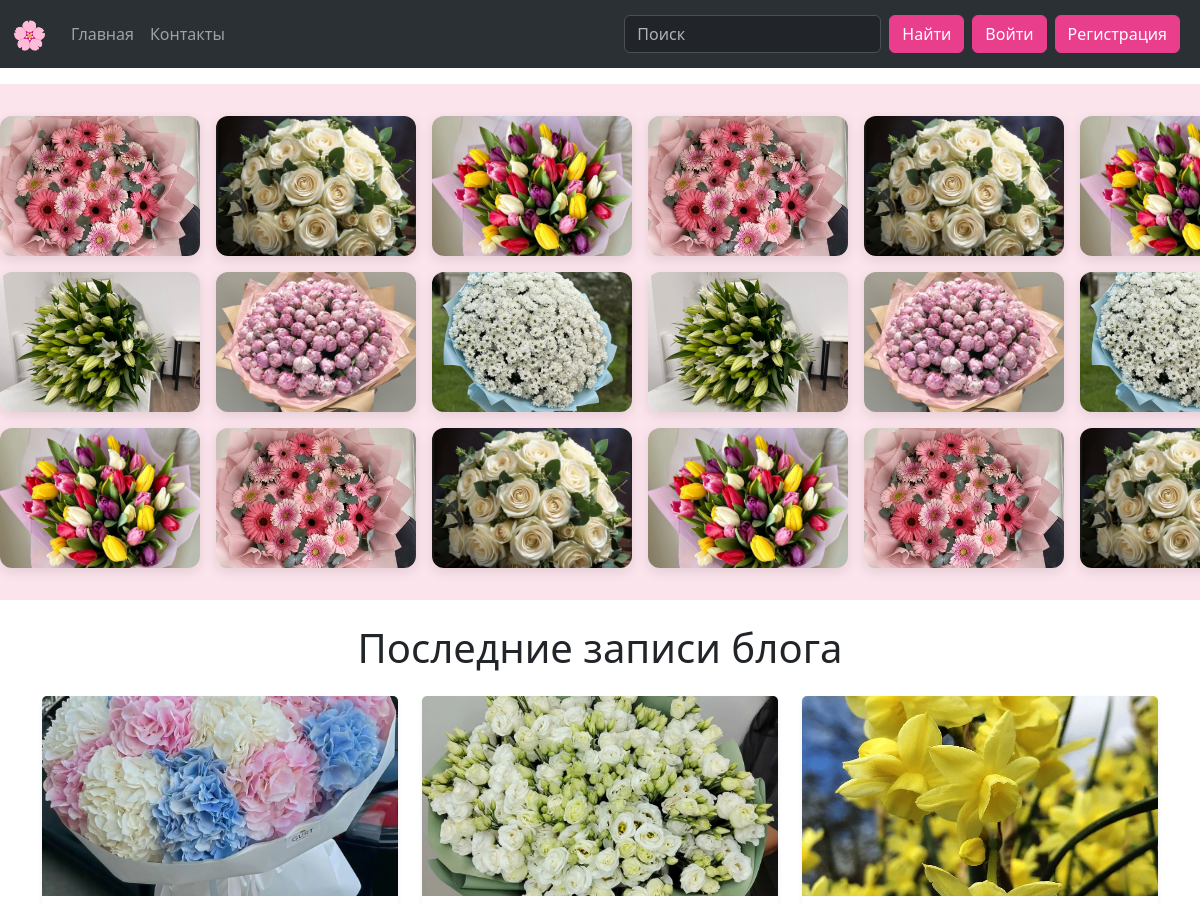
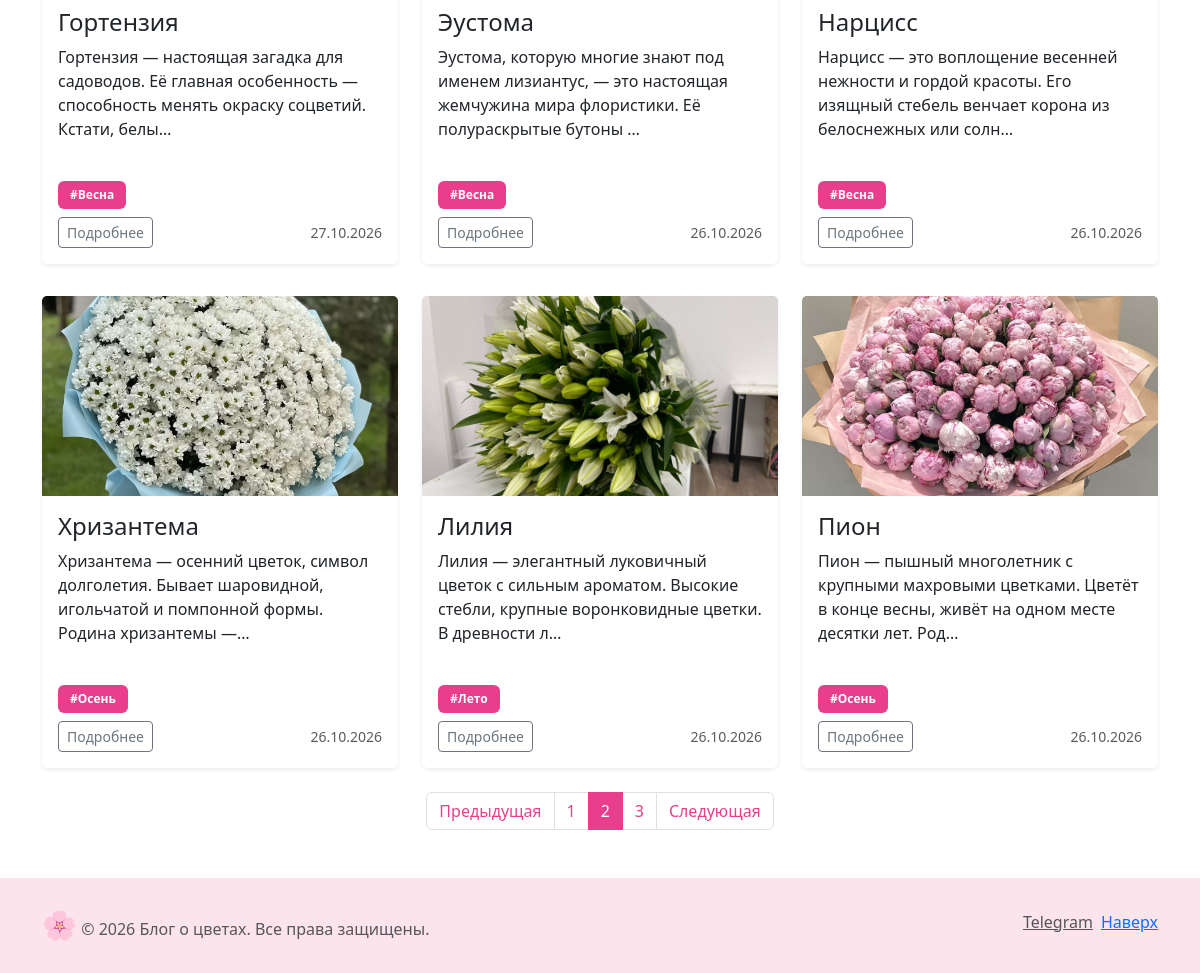
Screenshot of /?page=2 with the database file from the repository (2 pictures, top to bottom).
### myblog/models.py (models this page shows, shortened)
class Post(models.Model):
    title = models.CharField(max_length=200, verbose_name="Заголовок")
    slug = models.SlugField(max_length=200, unique=True, verbose_name="URL")
    author = models.ForeignKey(User, on_delete=models.CASCADE, verbose_name="Автор")
    category = models.ForeignKey(Category, on_delete=models.CASCADE, verbose_name="Категория")
    content = models.TextField(verbose_name="Текст поста")
    image = models.ImageField(upload_to='posts/', blank=True, null=True, verbose_name="Картинка")
    created_at = models.DateTimeField(auto_now_add=True, verbose_name="Дата публикации")
    updated_at = models.DateTimeField(auto_now=True, verbose_name="Дата обновления")
    is_published = models.BooleanField(default=True, verbose_name="Опубликовано")
    tags = TaggableManager(blank=True) # <-- НОВОЕ ПОЛЕ
    class Meta:
        verbose_name = 'Пост'
        verbose_name_plural = 'Посты'
        ordering = ['-created_at']

### myblog/views.py (the view)
# urls.py: path('', views.home, name='home'),
def home(request):
    posts_list = Post.objects.filter(is_published=True).order_by('-created_at')
    paginator = Paginator(posts_list, 6)
    page_number = request.GET.get('page')
    page_obj = paginator.get_page(page_number)
    return render(request, 'myblog/index.html', {'page_obj': page_obj})

### myblog/templates/myblog/index.html (shortened to what this page needs)
{% extends 'myblog/base.html' %}
{% load static %}
{% block content %}
<section class="flower-marquee">
  <div class="flower-track">
    <img src="{% static 'myblog/img/gerbera.jpg' %}" class="flower-slide" alt="">
    <img src="{% static 'myblog/img/roza.jpg' %}" class="flower-slide" alt="">
    <img src="{% static 'myblog/img/tyulpan.jpg' %}" class="flower-slide" alt="">
    <img src="{% static 'myblog/img/gerbera.jpg' %}" class="flower-slide" alt="">
    <img src="{% static 'myblog/img/roza.jpg' %}" class="flower-slide" alt="">
    <img src="{% static 'myblog/img/tyulpan.jpg' %}" class="flower-slide" alt="">
  </div>
  <div class="flower-track flower-track--reverse">
    <img src="{% static 'myblog/img/liliya.jpg' %}" class="flower-slide" alt="">
    <img src="{% static 'myblog/img/pion.jpg' %}" class="flower-slide" alt="">
    <img src="{% static 'myblog/img/hrizantema.jpg' %}" class="flower-slide" alt="">
    <img src="{% static 'myblog/img/liliya.jpg' %}" class="flower-slide" alt="">
    <img src="{% static 'myblog/img/pion.jpg' %}" class="flower-slide" alt="">
    <img src="{% static 'myblog/img/hrizantema.jpg' %}" class="flower-slide" alt="">
  </div>
  <div class="flower-track">
    <img src="{% static 'myblog/img/tyulpan.jpg' %}" class="flower-slide" alt="">
    <img src="{% static 'myblog/img/gerbera.jpg' %}" class="flower-slide" alt="">
    <img src="{% static 'myblog/img/roza.jpg' %}" class="flower-slide" alt="">
    <img src="{% static 'myblog/img/tyulpan.jpg' %}" class="flower-slide" alt="">
    <img src="{% static 'myblog/img/gerbera.jpg' %}" class="flower-slide" alt="">
    <img src="{% static 'myblog/img/roza.jpg' %}" class="flower-slide" alt="">
  </div>
</section>
<section class="all-posts mt-4">
  <div class="container">
    <h1 class="my-4 text-center">Последние записи блога</h1>
    <div class="row">
      {% for post in page_obj %}
      <div class="col-md-4">
        <div class="card mb-4 shadow-sm border-0">
          {% if post.image %}
            <img src="{{ post.image.url }}" alt="{{ post.title }}" class="card-img-top">
          {% endif %}
          <div class="card-body">
            <h4 class="card-title">{{ post.title }}</h4>
            <p class="card-text">{{ post.content|truncatechars:120 }}</p>
            <div class="mb-2">
              {% for tag in post.tags.all %}
                <a href="{% url 'tag' tag.slug %}" class="badge text-bg-info text-decoration-none">#{{ tag.name }}</a>
              {% endfor %}
            </div>
            <div class="d-flex justify-content-between align-items-center">
              <div class="btn-group">
                <a href="{% url 'post_detail' post.slug %}" class="btn btn-sm btn-outline-secondary">Подробнее</a>
              </div>
              <small class="text-muted">{{ post.created_at|date:"d.m.Y" }}</small>
            </div>
          </div>
        </div>
      </div>
      {% empty %}
      <div class="col-12 text-center mt-5">
        <p class="lead">Пока нет записей. Добавь их через админку.</p>
      </div>
      {% endfor %}
    </div>
  </div>
</section>
{% if page_obj.has_other_pages %}
<section class="my-pagination mt-4 mb-5">
  <nav aria-label="Paginate me">
    <ul class="pagination justify-content-center">
        {% if page_obj.has_previous %}
            <li class="page-item">
                <a class="page-link text-pink" href="?page={{ page_obj.previous_page_number }}" tabindex="-1">Предыдущая</a>
            </li>
        {% else %}
            <li class="page-item disabled">
                <a class="page-link" href="#" tabindex="-1">Предыдущая</a>
            </li>
        {% endif %}
        {% for page_number in page_obj.paginator.page_range %}
            {% if page_number == page_obj.number %}
                <li class="page-item active"><a class="page-link bg-pink border-pink" href="?page={{ page_number }}">{{ page_number }}</a></li>
            {% else %}
                <li class="page-item"><a class="page-link text-pink" href="?page={{ page_number }}">{{ page_number }}</a></li>
            {% endif %}
        {% endfor %}
        {% if page_obj.has_next %}
            <li class="page-item">
                <a class="page-link text-pink" href="?page={{ page_obj.next_page_number }}">Следующая</a>
            </li>
        {% else %}
            <li class="page-item disabled">
                <a class="page-link" href="#">Следующая</a>
            </li>
        {% endif %}
    </ul>
  </nav>
</section>
{% endif %}
{% endblock %}

### myblog/static/myblog/css/style.css (style rules this page uses)
.card img.card-img-top { width: 100%; height: 200px; object-fit: cover; }
.all-posts .card { height: 100%; border: none; box-shadow: 0 4px 12px rgba(0,0,0,0.05); }
.all-posts .card-body { display: flex; flex-direction: column; }
.all-posts .card-body .card-text { flex-grow: 1; }
.all-posts .row { row-gap: 2rem; }
.my-pagination { margin-top: 2rem; }
.flower-marquee { width: 100vw; overflow: hidden; padding: 2rem 0; background: #fce4ec; margin-left: calc(50% - 50vw); }
.flower-track { display: flex; gap: 1rem; width: max-content; animation: marquee 40s linear infinite; margin-bottom: 1rem; }
.flower-track:last-child { margin-bottom: 0; }
.flower-track--reverse { animation-direction: reverse; }
.flower-slide { width: 200px; height: 140px; object-fit: cover; border-radius: 12px; box-shadow: 0 4px 12px rgba(0, 0, 0, 0.1); flex-shrink: 0; }
.card { border: none; box-shadow: 0 4px 12px rgba(0,0,0,0.05); }
.badge.text-bg-info { background-color: #e83e8c !important; color: #fff !important; text-decoration: none; padding: 8px 12px; }
.text-primary, .text-pink { color: #e83e8c !important; }
.page-link { color: #e83e8c; }
.page-item.active .page-link { background-color: #e83e8c !important; border-color: #e83e8c !important; color: #fff !important; }

### rows the page displays
Post: image (picture), title "Гортензия", content "Гортензия — настоящая загадка для садоводов. Её главная особенность — способность менять окраску соцветий. Кстати, белы…", created_at "27.10.2026"
Tag: name "Весна"
Post: image (picture), title "Эустома", content "Эустома, которую многие знают под именем лизиантус, — это настоящая жемчужина мира флористики. Её полураскрытые бутоны …", created_at "26.10.2026"
Post: image (picture), title "Нарцисс", content "Нарцисс — это воплощение весенней нежности и гордой красоты. Его изящный стебель венчает корона из белоснежных или солн…", created_at "26.10.2026"
Post: image (picture), title "Хризантема", content "Хризантема — осенний цветок, символ долголетия. Бывает шаровидной, игольчатой и помпонной формы. Родина хризантемы —…", created_at "26.10.2026"
Tag: name "Осень"
Post: image (picture), title "Лилия", content "Лилия — элегантный луковичный цветок с сильным ароматом. Высокие стебли, крупные воронковидные цветки. В древности л…", created_at "26.10.2026"
Tag: name "Лето"
Post: image (picture), title "Пион", content "Пион — пышный многолетник с крупными махровыми цветками. Цветёт в конце весны, живёт на одном месте десятки лет. Род…", created_at "26.10.2026"

### other values shown
{{ page_number }} "1" "3"
{{ page_number }} "2"
